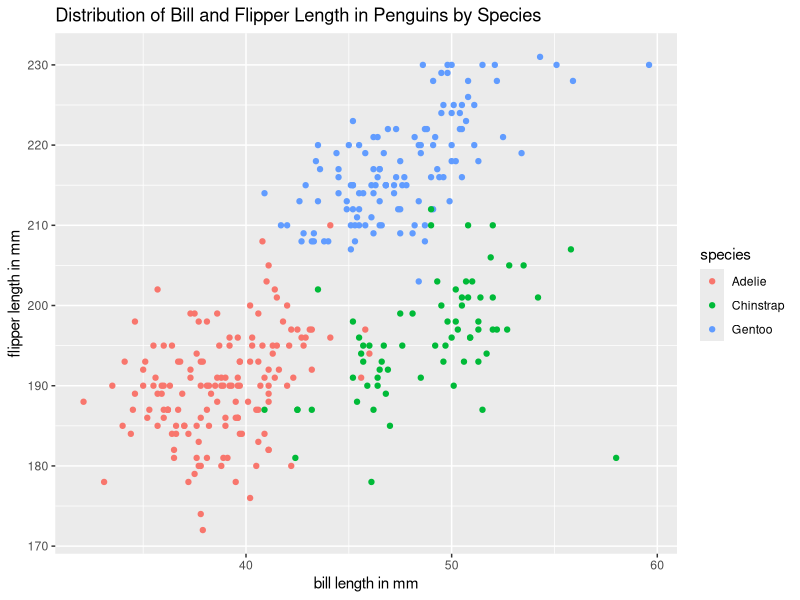
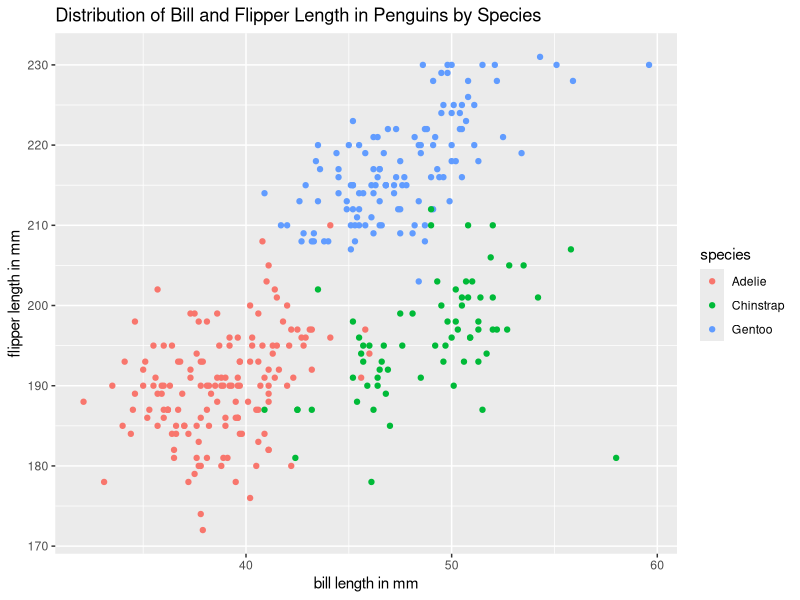

These charts were generated, in order, by the following R code: (Note: this script raises an error after producing the figures.)
## ---- chunk 1
knitr::opts_chunk$set(echo = TRUE)
library(tidyverse)
library(palmerpenguins)
## ---- chunk 2
data("penguins", package = "palmerpenguins") 
## ---- chunk 3
#variables included in this dataset
names(penguins)

#statistical summary
skimr::skim(penguins)

#number of rows
nrow(penguins)

#number of columns
ncol(penguins)
## ---- chunk 4
#plot flipper length (y) vs bill length (x) and color with species
plot_penguins = 
  tibble(penguins,
    x = bill_length_mm,
    y = flipper_length_mm
  )

ggplot(plot_penguins, aes(x = x, y = y, color=species)) + geom_point() + xlab("bill length in mm") + ylab("flipper length in mm") + ggtitle("Distribution of Bill and Flipper Length in Penguins by Species")

#Export scatterplot to project directory using ggsave
ggsave("firt_scatterplot.pdf")
## ---- chunk 5
#creating data frame using tibble
df = 
  tibble(
    a = rnorm(10, mean=0, sd=1),
    a > 0,
    c = c(character(10)),
    d = factor(levels = 3, length(10))
  )

#check dataframe
df
## ---- chunk 6
#using pull to pull out column from df
#only numeric and character variables can be pulled

a <- df %>% pull(a)

c <- df %>% pull(c)

mean(a)

## ---- chunk 7
#using as.numeric to convert data type

as.numeric(a>0)
as.numeric(c)
as.numeric(d)

mean(a>0)
mean(c)
mean(d)

